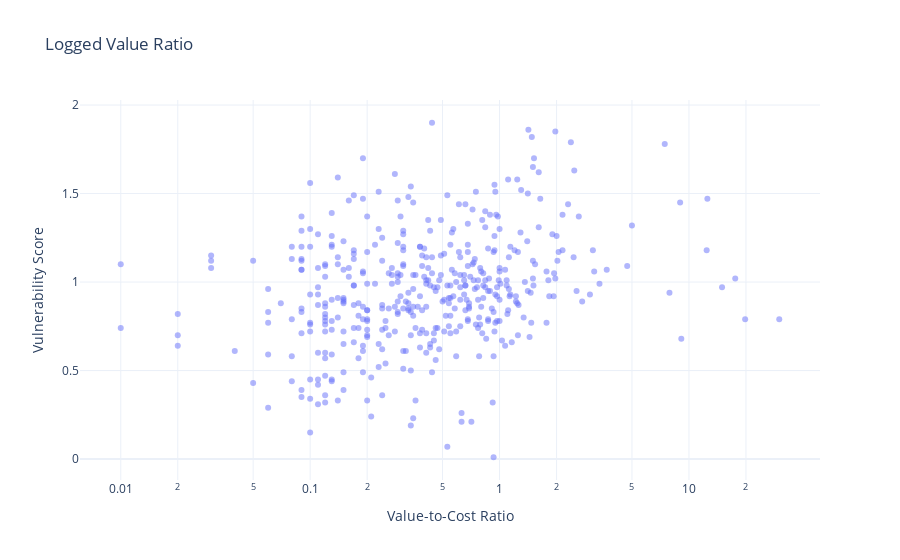

Source (notebook cell):
### Code cell
p2 = px.scatter(galloway, x='Value-to-Cost Ratio', y='Vulnerability Score', opacity=0.5, template='plotly_white', hover_data=['Institution Name'], title='Logged Value Ratio')
p2.update_layout(xaxis_type='log')
p2.show()

### Figure 1 — Plotly figure (JSON) as saved in the notebook; plotly's stock layout.template omitted (floating-point values rounded to 4 significant figures; data arrays with more than 128 entries replaced by an {"elided": "..."} marker saying what was removed)
{"data": [{"customdata": {"elided": "436x1 str values"}, "hovertemplate": "Value-to-Cost Ratio=%{x}<br>Vulnerability Score=%{y}<br>Institution Name=%{customdata[0]}<extra></extra>", "legendgroup": "", "marker": {"color": "#636efa", "opacity": 0.5, "symbol": "circle"}, "mode": "markers", "name": "", "orientation": "v", "showlegend": false, "type": "scatter", "x": {"elided": "436 float values"}, "xaxis": "x", "y": {"elided": "436 float values"}, "yaxis": "y"}], "layout": {"legend": {"tracegroupgap": 0}, "title": {"text": "Logged Value Ratio"}, "xaxis": {"anchor": "y", "domain": [0, 1], "title": {"text": "Value-to-Cost Ratio"}, "type": "log"}, "yaxis": {"anchor": "x", "domain": [0, 1], "title": {"text": "Vulnerability Score"}}}}
